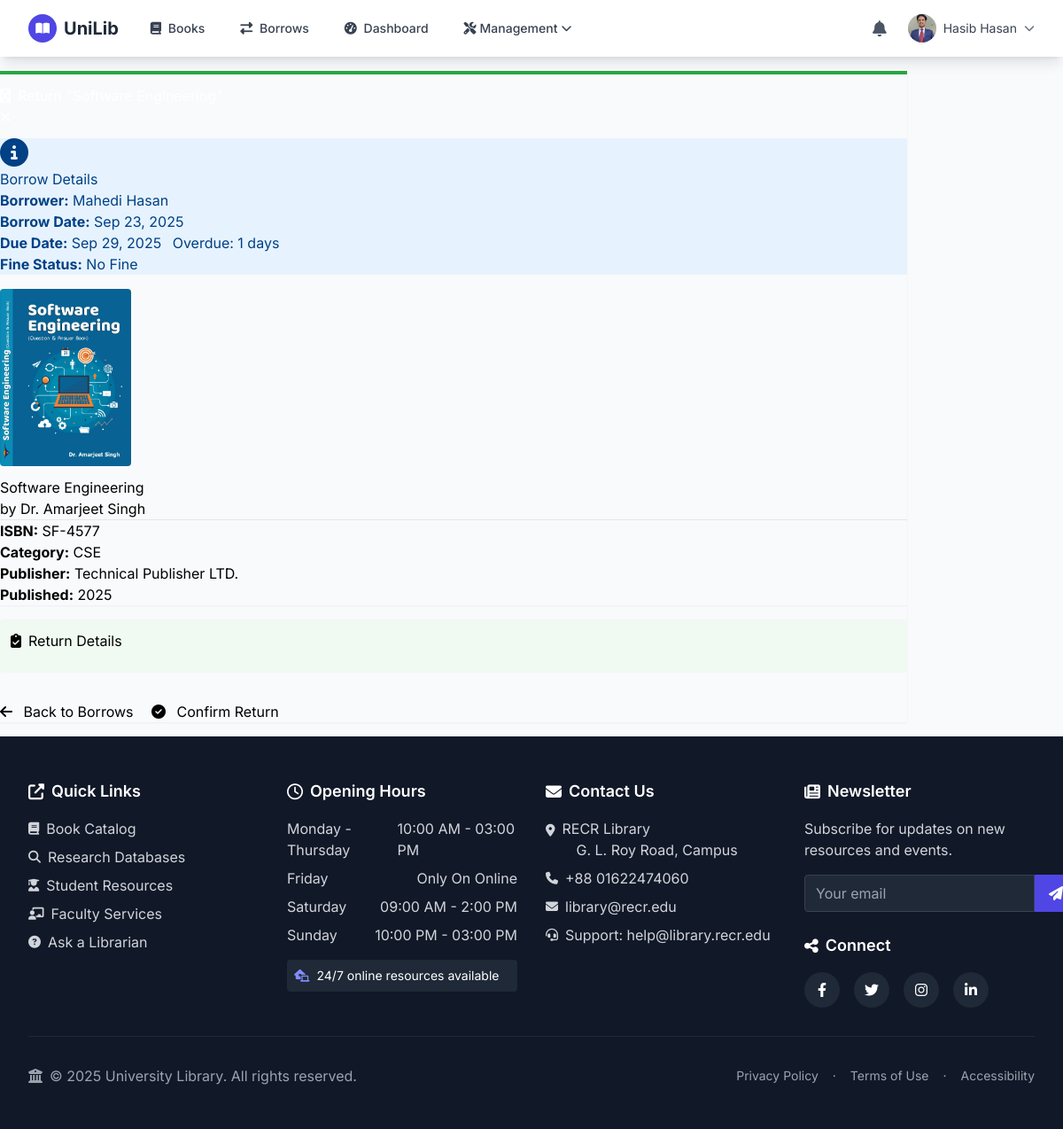
The app's page /transactions/borrows/83/ (signed in), older data.
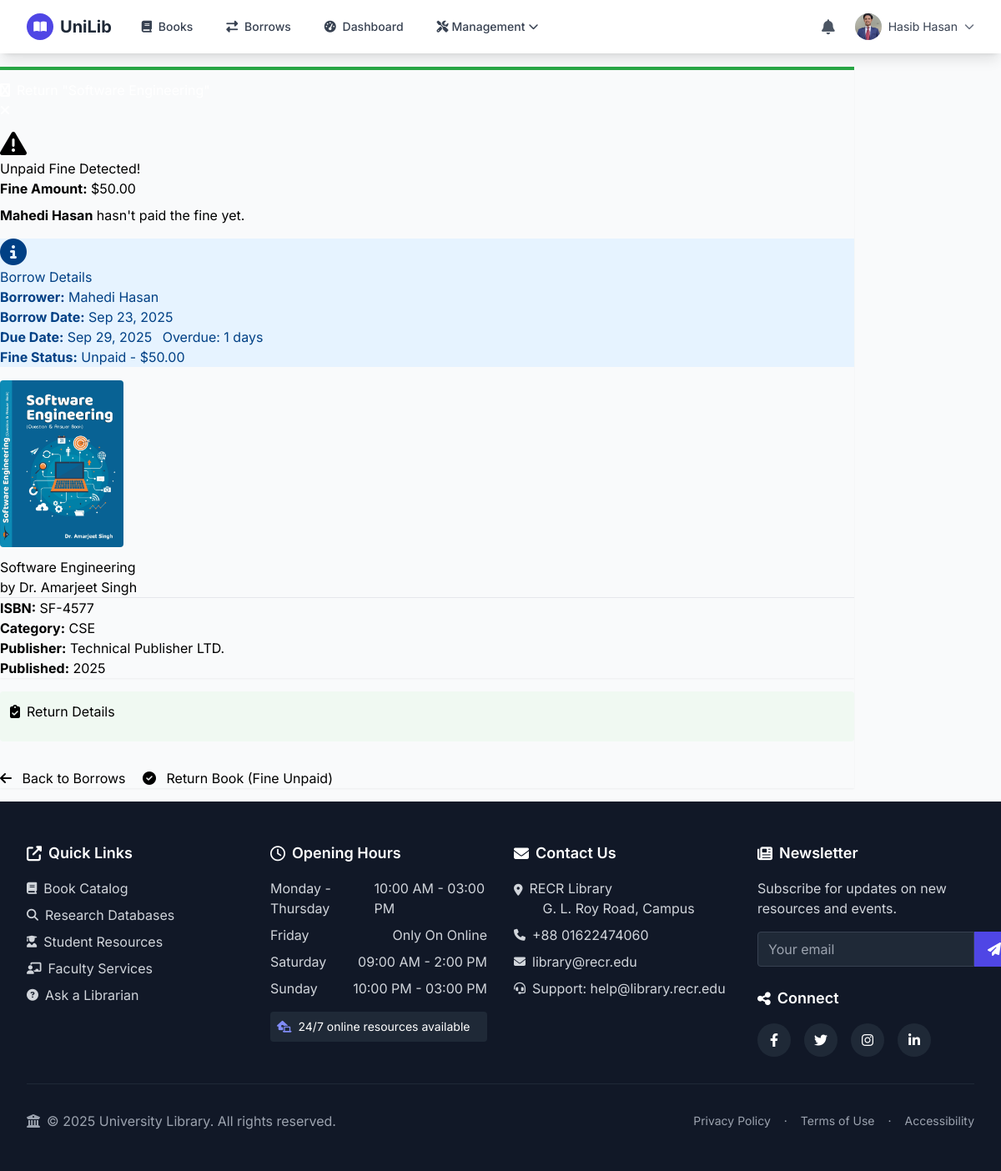
The same page, newer data.
### transactions/models.py (models this page shows, shortened)
class Borrow(models.Model):
    user = models.ForeignKey(User, on_delete=models.CASCADE, related_name='borrows')
    book = models.ForeignKey(Book, on_delete=models.CASCADE, related_name='borrows')
    issued_by = models.ForeignKey(User, on_delete=models.SET_NULL, null=True, related_name='issued_borrows')
    issue_date = models.DateField(auto_now_add=True)
    due_date = models.DateField()
    return_date = models.DateField(null=True, blank=True)
    is_returned = models.BooleanField(default=False)
    @property
    def is_overdue(self):
        return not self.is_returned and timezone.now().date() > self.due_date
    @property
    def overdue_days(self):
        if self.is_overdue:
            return (timezone.now().date() - self.due_date).days
        return 0
    @property
    def has_unpaid_fine(self):
        return hasattr(self, 'fine') and not self.fine.is_paid

class Fine(models.Model):
    user = models.ForeignKey(User, on_delete=models.CASCADE, related_name='fines')
    borrow = models.OneToOneField(Borrow, on_delete=models.CASCADE, related_name='fine')
    amount = models.DecimalField(max_digits=10, decimal_places=2, validators=[MinValueValidator(0)])
    created_at = models.DateTimeField(auto_now_add=True)
    paid_at = models.DateTimeField(null=True, blank=True)
    is_paid = models.BooleanField(default=False)

### accounts/models.py (models this page shows, shortened)
class User(AbstractUser):
    email = models.EmailField(unique=True)
    class Role(models.TextChoices):
        ADMIN = 'ADMIN', _('Admin')
        LIBRARIAN = 'LIBRARIAN', _('Librarian')
        STUDENT = 'STUDENT', _('Student')
        FACULTY = 'FACULTY', _('Faculty')
    role = models.CharField(max_length=10, choices=Role.choices, default=Role.STUDENT)
    university_id = models.CharField(max_length=20, unique=True)
    phone = models.CharField(max_length=15, blank=True)
    address = models.TextField(blank=True)
    profile_picture = models.ImageField(upload_to='profile_pics/', blank=True, null=True)
    def is_admin(self):
        return self.role == self.Role.ADMIN
    def is_librarian(self):
        return self.role == self.Role.LIBRARIAN
    def get_profile_picture(self):
        if self.profile_picture and hasattr(self.profile_picture, 'url'):
            return self.profile_picture.url
        return '/static/images/default_profile.png'

### books/models.py (models this page shows, shortened)
class Book(models.Model):
    title = models.CharField(max_length=200)
    author = models.CharField(max_length=100)
    isbn = models.CharField('ISBN', max_length=13, unique=True)
    publisher = models.CharField(max_length=100, blank=True)
    category = models.ForeignKey(Category, on_delete=models.SET_NULL, null=True)
    publication_date = models.DateField(null=True, blank=True)
    total_copies = models.PositiveIntegerField(default=1)
    available_copies = models.PositiveIntegerField(default=1)
    cover_image = models.ImageField(upload_to='book_covers/', blank=True, null=True)
    description = models.TextField(blank=True)
    created_at = models.DateTimeField(auto_now_add=True)
    updated_at = models.DateTimeField(auto_now=True)
    class Meta:
        ordering = ['title']

class Category(models.Model):
    name = models.CharField(max_length=100, unique=True)
    description = models.TextField(blank=True)

### transactions/views.py (the view, shortened to what this page needs)
# urls.py: path('borrows/<int:pk>/', ReturnBookView.as_view(), name='return-book'),
class ReturnBookView(LoginRequiredMixin, UserPassesTestMixin, UpdateView):
    model = Borrow
    form_class = ReturnForm
    template_name = 'transactions/return_book.html'
    def test_func(self):
        borrow = self.get_object()
        return (self.request.user.is_admin or
                self.request.user.is_librarian or
                self.request.user == borrow.user)
    def get_context_data(self, **kwargs):
        context = super().get_context_data(**kwargs)
        borrow = self.get_object()
        fine_exists = hasattr(borrow, 'fine')
        fine_amount = borrow.fine.amount if fine_exists else 0
        fine_paid = borrow.fine.is_paid if fine_exists else True  # True if no fine
        context.update({
            'fine_exists': fine_exists,
            'fine_amount': fine_amount,
            'fine_paid': fine_paid,
            'has_unpaid_fine': borrow.has_unpaid_fine,
        })
        return context

### transactions/forms.py (shortened to what this page needs)
class ReturnForm(forms.ModelForm):
    class Meta:
        model = Borrow
        fields = []  # No fields needed for simple return

### notifications/utils.py (called while the page is built)
def notification_count(request):
    if request.user.is_authenticated:
        count = Notification.objects.filter(user=request.user, is_read=False).count()
        return {'unread_notification_count': count}
    return {}

### transactions/templates/transactions/return_book.html (shortened to what the changed rows need)
{% extends 'base.html' %}
{% load crispy_forms_tags %}
{% block content %}
<div class="container py-4 animate__animated animate__fadeIn">
    <div class="row justify-content-center">
        <div class="col-lg-8">
            <div class="card shadow-sm" style="border-top: 4px solid #28a745;">
                <div class="card-body">
                    {% if has_unpaid_fine %}
                    <div class="alert alert-warning mb-4">
                        <div class="d-flex">
                            <i class="fas fa-exclamation-triangle fa-2x me-3"></i>
                            <div class="w-100">
                                <h5 class="alert-heading">Unpaid Fine Detected!</h5>
                                <p class="mb-2">
                                    <strong>Fine Amount:</strong> ${{ fine_amount|floatformat:2 }}
                                </p>
                                {% if request.user == object.user %}
                                <p class="mb-0">You haven't paid the fine yet. You can still return the book, but please settle your fine soon.</p>
                                {% else %}
                                <p class="mb-0"><strong>{{ object.user.get_full_name }}</strong> hasn't paid the fine yet.</p>
                                {% endif %}
                            </div>
                        </div>
                    </div>
                    {% endif %}
                    <div class="alert alert-info mb-4">
                        <div class="d-flex">
                            <div class="w-100">
                                <div class="row">
                                    <div class="col-md-6">
                                        <p><strong>Borrower:</strong> {{ object.user.get_full_name }}</p>
                                        <p><strong>Borrow Date:</strong> {{ object.issue_date|date:"M d, Y" }}</p>
                                    </div>
                                    <div class="col-md-6">
                                        <p class="{% if object.is_overdue %}text-danger fw-bold{% endif %}">
                                            <strong>Due Date:</strong> {{ object.due_date|date:"M d, Y" }}
                                            {% if object.is_overdue %}
                                            <span class="badge bg-danger ms-2">Overdue: {{ object.overdue_days }} days</span>
                                            {% endif %}
                                        </p>
                                        {% if fine_exists %}
                                        <p class="{% if not fine_paid %}text-warning fw-bold{% else %}text-success{% endif %}">
                                            <strong>Fine Status:</strong>
                                            {% if fine_paid %}
                                                <span class="badge bg-success">Paid</span>
                                            {% else %}
                                                <span class="badge bg-warning">Unpaid - ${{ fine_amount|floatformat:2 }}</span>
                                            {% endif %}
                                        </p>
                                        {% else %}
                                        <p><strong>Fine Status:</strong> <span class="badge bg-success">No Fine</span></p>
                                        {% endif %}
                                    </div>
                                </div>
                            </div>
                        </div>
                    </div>
                    <div class="card mb-4 shadow-sm">
                        <div class="card-body">
                            <div class="row">
                                <div class="col-md-4 text-center">
                                    {% if object.book.cover_image %}
                                    <img src="{{ object.book.cover_image.url }}"
                                         class="img-fluid rounded mb-3"
                                         alt="{{ object.book.title }}"
                                         style="max-height: 200px;">
                                    {% else %}
                                    <div class="bg-light rounded d-flex align-items-center justify-content-center mb-3"
                                         style="height: 200px;">
                                        <i class="fas fa-book-open fa-3x text-muted"></i>
                                    </div>
                                    {% endif %}
                                </div>
                                <div class="col-md-8">
                                    <h4>{{ object.book.title }}</h4>
                                    <p class="text-muted">by {{ object.book.author }}</p>
                                    <hr>
                                    <div class="row">
                                        <div class="col-6">
                                            <p><strong>ISBN:</strong> {{ object.book.isbn|default:"-" }}</p>
                                            <p><strong>Category:</strong> {{ object.book.category.name }}</p>
                                        </div>
                                        <div class="col-6">
                                            <p><strong>Publisher:</strong> {{ object.book.publisher|default:"-" }}</p>
                                            <p><strong>Published:</strong> {{ object.book.publication_date|date:"Y" }}</p>
                                        </div>
                                    </div>
                                </div>
                            </div>
                        </div>
                    </div>
                    <form method="POST" class="needs-validation" novalidate id="return-form">
                        <div class="d-flex justify-content-between border-top pt-4">
                            <button type="submit" class="btn btn-success px-4" id="submit-button">
                                <i class="fas fa-check-circle me-2"></i> <span id="button-text">
                                    {% if has_unpaid_fine %}Return Book (Fine Unpaid){% else %}Confirm Return{% endif %}
                                </span>
                            </button>
                        </div>
                    </form>
                </div>
            </div>
        </div>
    </div>
</div>
{% endblock %}

Row changes from the older to the newer data that the page shows:
added Fine: amount "50.00"
shown differently, row unchanged: Borrow "Mahedi Hasan": user.get_full_name (not shown) → "Mahedi Hasan"
Text that changed along with them:
text no longer shown: "No Fine Confirm Return"
text now shown: "Unpaid Fine Detected! Fine Amount: $ hasn't paid the fine yet. Unpaid - $ Return Book (Fine Unpaid)"
